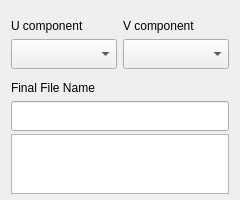
<?xml version="1.0" encoding="UTF-8"?>
<ui version="4.0">
 <class>Form</class>
 <widget class="QWidget" name="Form">
  <property name="geometry">
   <rect>
    <x>0</x>
    <y>0</y>
    <width>240</width>
    <height>200</height>
   </rect>
  </property>
  <property name="minimumSize">
   <size>
    <width>200</width>
    <height>200</height>
   </size>
  </property>
  <property name="maximumSize">
   <size>
    <width>240</width>
    <height>200</height>
   </size>
  </property>
  <property name="windowTitle">
   <string>Form</string>
  </property>
  <layout class="QVBoxLayout" name="verticalLayout_5">
   <item>
    <layout class="QHBoxLayout" name="horizontalLayout">
     <item>
      <layout class="QVBoxLayout" name="verticalLayout_2">
       <property name="spacing">
        <number>0</number>
       </property>
       <item>
        <widget class="QLabel" name="label_2">
         <property name="minimumSize">
          <size>
           <width>0</width>
           <height>30</height>
          </size>
         </property>
         <property name="maximumSize">
          <size>
           <width>16777215</width>
           <height>30</height>
          </size>
         </property>
         <property name="text">
          <string>U component</string>
         </property>
        </widget>
       </item>
       <item>
        <widget class="QComboBox" name="comboBox_2">
         <property name="sizePolicy">
          <sizepolicy hsizetype="Expanding" vsizetype="Fixed">
           <horstretch>0</horstretch>
           <verstretch>0</verstretch>
          </sizepolicy>
         </property>
         <property name="minimumSize">
          <size>
           <width>0</width>
           <height>30</height>
          </size>
         </property>
         <property name="maximumSize">
          <size>
           <width>16777215</width>
           <height>30</height>
          </size>
         </property>
        </widget>
       </item>
      </layout>
     </item>
     <item>
      <layout class="QVBoxLayout" name="verticalLayout_3">
       <property name="spacing">
        <number>0</number>
       </property>
       <item>
        <widget class="QLabel" name="label_3">
         <property name="minimumSize">
          <size>
           <width>0</width>
           <height>30</height>
          </size>
         </property>
         <property name="maximumSize">
          <size>
           <width>16777215</width>
           <height>30</height>
          </size>
         </property>
         <property name="text">
          <string>V component</string>
         </property>
        </widget>
       </item>
       <item>
        <widget class="QComboBox" name="comboBox_3">
         <property name="sizePolicy">
          <sizepolicy hsizetype="Expanding" vsizetype="Fixed">
           <horstretch>0</horstretch>
           <verstretch>0</verstretch>
          </sizepolicy>
         </property>
         <property name="minimumSize">
          <size>
           <width>0</width>
           <height>30</height>
          </size>
         </property>
         <property name="maximumSize">
          <size>
           <width>16777215</width>
           <height>30</height>
          </size>
         </property>
        </widget>
       </item>
      </layout>
     </item>
    </layout>
   </item>
   <item>
    <layout class="QVBoxLayout" name="verticalLayout_4">
     <property name="spacing">
      <number>0</number>
     </property>
     <item>
      <widget class="QLabel" name="label_4">
       <property name="minimumSize">
        <size>
         <width>120</width>
         <height>30</height>
        </size>
       </property>
       <property name="maximumSize">
        <size>
         <width>200</width>
         <height>30</height>
        </size>
       </property>
       <property name="text">
        <string>Final File Name</string>
       </property>
      </widget>
     </item>
     <item>
      <widget class="QLineEdit" name="lineEdit">
       <property name="minimumSize">
        <size>
         <width>0</width>
         <height>30</height>
        </size>
       </property>
       <property name="maximumSize">
        <size>
         <width>16777215</width>
         <height>30</height>
        </size>
       </property>
      </widget>
     </item>
    </layout>
   </item>
   <item>
    <widget class="QTextEdit" name="textEdit">
     <property name="minimumSize">
      <size>
       <width>0</width>
       <height>60</height>
      </size>
     </property>
     <property name="maximumSize">
      <size>
       <width>16777215</width>
       <height>60</height>
      </size>
     </property>
    </widget>
   </item>
  </layout>
 </widget>
 <resources/>
 <connections/>
</ui>
